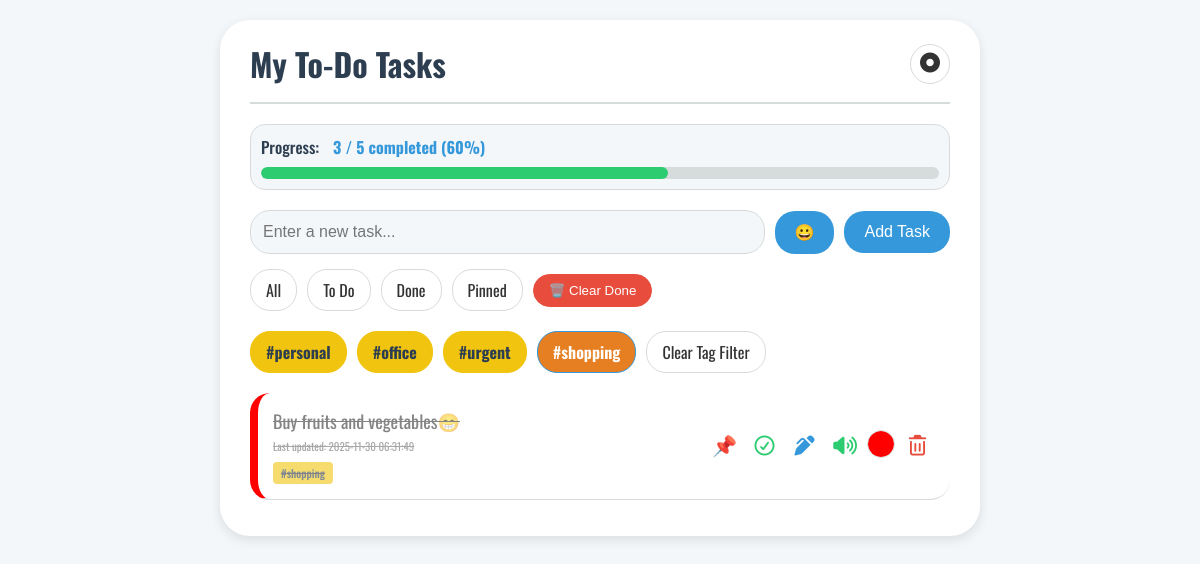
Screenshot of /?filter=all&tag=shopping with the database file from the repository.
### tables this page shows
CREATE TABLE tasks (
                id INTEGER PRIMARY KEY AUTOINCREMENT,
                task TEXT NOT NULL,
                completed BOOLEAN NOT NULL DEFAULT 0,
                pinned BOOLEAN NOT NULL DEFAULT 0,
                color TEXT DEFAULT '#ffffff',
                created_at TIMESTAMP NOT NULL DEFAULT CURRENT_TIMESTAMP,
                updated_at TIMESTAMP NOT NULL DEFAULT CURRENT_TIMESTAMP,
                due_date TEXT,
                position INTEGER
            );

CREATE TABLE tags (
                id INTEGER PRIMARY KEY AUTOINCREMENT,
                name TEXT NOT NULL UNIQUE
            );

### app.py (the view, shortened to what this page needs)
@app.route('/', methods=['GET', 'POST'])
def index():
    tag_filter = request.args.get('tag')
    current_filter = request.args.get('filter', 'all')
    tasks = db.get_tasks(filter_by=current_filter, tag_filter=tag_filter)
    all_tags = db.get_all_unique_tags()
    progress_data = db.get_completion_stats()
    total_tasks = progress_data['total_tasks']
    completed_tasks = progress_data['completed_tasks']
    if total_tasks > 0:
        completion_percentage = round((completed_tasks / total_tasks) * 100)
    else:
        completion_percentage = 0
    return render_template('index.html',
        tasks=tasks,
        current_filter=current_filter,
        all_tags=all_tags,
        tag_filter=tag_filter,
        completion_percentage=completion_percentage,
        completed_tasks=completed_tasks,
        total_tasks=total_tasks
    )

### database.py (called while the page is built)
def get_tags_for_task(task_id):
    with sqlite3.connect(DB_FILE) as conn:
        cursor = conn.cursor()
        cursor.execute("""
            SELECT t.name FROM tags t
            JOIN task_tags tt ON t.id = tt.tag_id
            WHERE tt.task_id = ?
            ORDER BY t.name
        """, (task_id,))
        return [row[0] for row in cursor.fetchall()]

def get_all_unique_tags():
    return FIXED_TAGS

def get_completion_stats():
    with sqlite3.connect(DB_FILE) as conn:
        cursor = conn.cursor()
        cursor.execute("SELECT COUNT(id) FROM tasks")
        total_tasks = cursor.fetchone()[0]
        cursor.execute("SELECT COUNT(id) FROM tasks WHERE completed = 1")
        completed_tasks = cursor.fetchone()[0]
        return {
            'total_tasks': total_tasks,
            'completed_tasks': completed_tasks
        }

### templates/index.html (shortened to what this page needs)
<!DOCTYPE html>
<html lang="en">
<head>
    <link rel="stylesheet" href="{{ url_for('static', filename='style.css') }}">
    <link rel="stylesheet" href="https://cdnjs.cloudflare.com/ajax/libs/font-awesome/7.0.1/css/all.min.css" />
</head>
<body>
    <div class="container">
        <header>
            <h1>My To-Do Tasks</h1>
            <button id="theme-toggle">
                <i class="fa-solid fa-circle-dot"></i>
            </button>
        </header>
        <div class="progress-container">
            <p>
                Progress:
                <span class="progress-details">
                    {{ completed_tasks }} / {{ total_tasks }} completed
                    ({{ completion_percentage }}%)
                </span>
            </p>
            <div class="progress-bar-shell">
                <div class="progress-bar-fill" style="width: {{ completion_percentage }}%";></div>
            </div>
        </div>
        <form action="{{ url_for('index', filter=current_filter, tag=tag_filter) }}" method="POST" class="add-task-form">
            <input type="text" name="task" placeholder="Enter a new task..." required>
            <button type="button" id="emoji-toggle" class="emoji-toggle-btn" title="Open Emoji Picker">😀</button>
            <button type="submit">Add Task</button>
        </form>
        <div class="filter-controls">
            <div class="status-controls">
                <a href="{{ url_for('index', filter='all') }}" class="filter-btn {% if current_filter == 'all' and not tag_filter %}active{% endif %}">All</a>
                <a href="{{ url_for('index', filter='undone') }}" class="filter-btn {% if current_filter == 'undone' and not tag_filter %}active{% endif %}">To Do</a>
                <a href="{{ url_for('index', filter='done') }}" class="filter-btn {% if current_filter == 'done' and not tag_filter %}active{% endif %}">Done</a>
                <a href="{{ url_for('index', filter='pinned') }}" class="filter-btn {% if current_filter == 'pinned' and not tag_filter %}active{% endif %}">Pinned</a>
                <form action="{{ url_for('clear_completed') }}" method="POST" class="action-form">
                    <button type="submit" class="filter-btn delete-btn" onclick="return confirm('Are you sure you want to delete all completed tasks?')" title="Clear Completed">🗑️ Clear Done</button>
                </form>
            </div>
            <div class="tag-filters">
                {% for tag in all_tags %}
                    <a href="{{ url_for('index', filter=current_filter, tag=tag) }}" class="tag-filter-btn filter-btn {% if tag_filter == tag %}active{% endif %}">#{{ tag }}</a>
                {% endfor %}
                {% if tag_filter %}
                    <a href="{{ url_for('index', filter=current_filter) }}" class="filter-btn clear-filter-btn">Clear Tag Filter</a>
                {% endif %}
            </div>
        </div>
        <ul class="task-list" id="task-list">
            {% for task in tasks %}
                <li class="task-item show-details-btn
                    {% if task['completed'] %}completed{% endif %}
                    {% if task['pinned'] %}pinned-highlight no-drag{% endif %}"
                    style="--task-custom-color: {{ task['color'] }};"
                    data-task-id="{{ task['id'] }}">
                    <span class="task-text">
                        {{ task['task'] }}
                        <small class="timestamp">Last updated: {{ task['updated_at'].split('.')[0] }}</small>
                        <div class="task-tags">
                            {% for tag in task['tags'] %}
                                <span class="tag-badge">#{{ tag }}</span>
                            {% endfor %}
                        </div>
                    </span>
                    <div class="task-actions">
                        <form action="{{ url_for('pin', task_id=task['id']) }}" method="POST" class="action-form">
                            <button type="submit" class="icon-btn pin-btn" title="Pin Task">📌</button>
                        </form>
                        <form action="{{ url_for('toggle', task_id=task['id']) }}" method="POST" class="action-form">
                            <button type="submit" class="icon-btn toggle-btn" title="Mark as Done/Undone"><i class="fa-regular fa-circle-check"></i></button>
                        </form>
                        <button class="icon-btn edit-btn" title="Edit Task" data-task-id="{{ task['id'] }}" data-task-text="{{ task['task'] }}"><i class="fa-solid fa-pen-clip"></i></button>
                        <button class="icon-btn tts-btn" title="Read Aloud" data-task-text="{{ task['task'] }}"><i class="fa-solid fa-volume-high"></i></button>
                        <form action="{{ url_for('color', task_id=task['id']) }}" method="POST" class="action-form">
                            <input type="color" name="color" value="{{ task['color'] }}" onchange="this.form.submit()" class="color-picker" title="Change Color">
                        </form>
                        <form action="{{ url_for('delete', task_id=task['id']) }}" method="POST" class="action-form">
                            <button type="submit" class="icon-btn delete-btn" title="Delete Task"><i class="fa-regular fa-trash-can"></i></button>
                        </form>
                    </div>
                </li>
            {% else %}
                <li class="no-tasks">🎉 No tasks found for this filter.</li>
            {% endfor %}
        </ul>
    </div>
</body>
</html>

### rows the page displays
tasks: task "Buy fruits and vegetables😁", updated_at "2025-11-30 06:31:49", color "#ff0000"
tags: name "shopping"

### other values shown
{{ completed_tasks }} "3"
{{ total_tasks }} "5"
{{ completion_percentage }} "60"
{{ tag }} "personal" "office" "urgent" "shopping"
